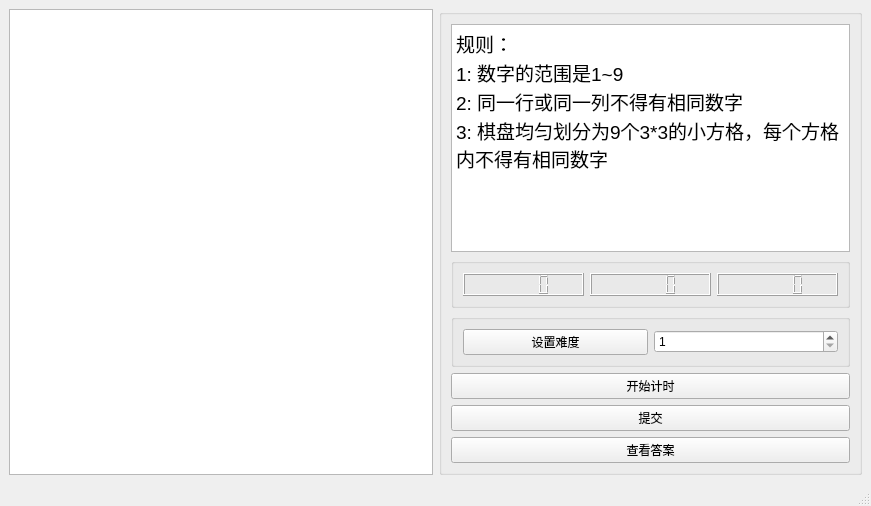
<?xml version="1.0" encoding="UTF-8"?>
<ui version="4.0">
 <class>MainWindow</class>
 <widget class="QMainWindow" name="MainWindow">
  <property name="geometry">
   <rect>
    <x>0</x>
    <y>0</y>
    <width>871</width>
    <height>506</height>
   </rect>
  </property>
  <property name="windowTitle">
   <string>MainWindow</string>
  </property>
  <widget class="QWidget" name="centralwidget">
   <layout class="QGridLayout" name="gridLayout">
    <item row="0" column="0">
     <widget class="QTableWidget" name="tableWidget"/>
    </item>
    <item row="0" column="1">
     <widget class="QGroupBox" name="groupBox">
      <property name="title">
       <string/>
      </property>
      <layout class="QVBoxLayout" name="verticalLayout">
       <item>
        <widget class="QTextBrowser" name="textBrowser">
         <property name="html">
          <string>&lt;!DOCTYPE HTML PUBLIC &quot;-//W3C//DTD HTML 4.0//EN&quot; &quot;http://www.w3.org/TR/REC-html40/strict.dtd&quot;&gt;
&lt;html&gt;&lt;head&gt;&lt;meta name=&quot;qrichtext&quot; content=&quot;1&quot; /&gt;&lt;meta charset=&quot;utf-8&quot; /&gt;&lt;style type=&quot;text/css&quot;&gt;
p, li { white-space: pre-wrap; }
hr { height: 1px; border-width: 0; }
li.unchecked::marker { content: &quot;\2610&quot;; }
li.checked::marker { content: &quot;\2612&quot;; }
&lt;/style&gt;&lt;/head&gt;&lt;body style=&quot; font-family:'Microsoft YaHei UI'; font-size:9pt; font-weight:400; font-style:normal;&quot;&gt;
&lt;p style=&quot; margin-top:0px; margin-bottom:0px; margin-left:0px; margin-right:0px; -qt-block-indent:0; text-indent:0px;&quot;&gt;&lt;span style=&quot; font-size:14pt;&quot;&gt;规则：&lt;/span&gt;&lt;/p&gt;
&lt;p style=&quot; margin-top:0px; margin-bottom:0px; margin-left:0px; margin-right:0px; -qt-block-indent:0; text-indent:0px;&quot;&gt;&lt;span style=&quot; font-size:14pt;&quot;&gt;1: 数字的范围是1~9&lt;/span&gt;&lt;/p&gt;
&lt;p style=&quot; margin-top:0px; margin-bottom:0px; margin-left:0px; margin-right:0px; -qt-block-indent:0; text-indent:0px;&quot;&gt;&lt;span style=&quot; font-size:14pt;&quot;&gt;2: 同一行或同一列不得有相同数字&lt;/span&gt;&lt;/p&gt;
&lt;p style=&quot; margin-top:0px; margin-bottom:0px; margin-left:0px; margin-right:0px; -qt-block-indent:0; text-indent:0px;&quot;&gt;&lt;span style=&quot; font-size:14pt;&quot;&gt;3: 棋盘均匀划分为9个3*3的小方格，每个方格内不得有相同数字&lt;/span&gt;&lt;/p&gt;&lt;/body&gt;&lt;/html&gt;</string>
         </property>
        </widget>
       </item>
       <item>
        <widget class="QGroupBox" name="groupBox_3">
         <property name="title">
          <string/>
         </property>
         <layout class="QHBoxLayout" name="horizontalLayout_2">
          <item>
           <widget class="QLCDNumber" name="LCDHour">
            <property name="font">
             <font>
              <underline>false</underline>
             </font>
            </property>
           </widget>
          </item>
          <item>
           <widget class="QLCDNumber" name="LCDMin"/>
          </item>
          <item>
           <widget class="QLCDNumber" name="LCDSec"/>
          </item>
         </layout>
        </widget>
       </item>
       <item>
        <widget class="QGroupBox" name="groupBox_2">
         <property name="title">
          <string/>
         </property>
         <layout class="QHBoxLayout" name="horizontalLayout">
          <item>
           <widget class="QPushButton" name="setLevel">
            <property name="text">
             <string>设置难度</string>
            </property>
           </widget>
          </item>
          <item>
           <widget class="QSpinBox" name="level">
            <property name="minimum">
             <number>1</number>
            </property>
            <property name="maximum">
             <number>10</number>
            </property>
           </widget>
          </item>
         </layout>
        </widget>
       </item>
       <item>
        <widget class="QPushButton" name="btnStart">
         <property name="text">
          <string>开始计时</string>
         </property>
        </widget>
       </item>
       <item>
        <widget class="QPushButton" name="submitBtn">
         <property name="text">
          <string>提交</string>
         </property>
        </widget>
       </item>
       <item>
        <widget class="QPushButton" name="displayAns">
         <property name="text">
          <string>查看答案</string>
         </property>
        </widget>
       </item>
      </layout>
     </widget>
    </item>
   </layout>
  </widget>
  <widget class="QStatusBar" name="statusbar"/>
 </widget>
 <resources/>
 <connections/>
</ui>
